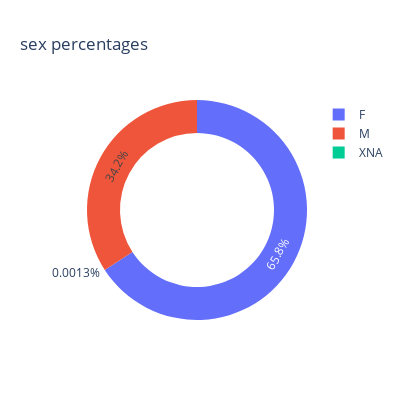

Notebook code for this chart:
### Markdown cell above
### sex percentages

### Code cell
print(application_train.CODE_GENDER.value_counts())
px.pie(title='sex percentages',
       names=application_train.CODE_GENDER.value_counts().index,
       values=application_train.CODE_GENDER.value_counts().values,
       hole=0.7,
       width=400,
       height=400)

### Figure 1 — Plotly figure (JSON) as saved in the notebook; plotly's stock layout.template omitted (floating-point values rounded to 4 significant figures)
{"data": [{"domain": {"x": [0, 1], "y": [0, 1]}, "hole": 0.7, "hovertemplate": "label=%{label}<br>value=%{value}<extra></extra>", "labels": ["F", "M", "XNA"], "legendgroup": "", "name": "", "showlegend": true, "type": "pie", "values": [202448, 105059, 4]}], "layout": {"height": 400, "legend": {"tracegroupgap": 0}, "title": {"text": "sex percentages"}, "width": 400}}
